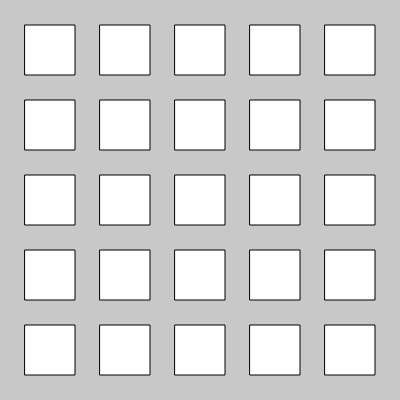
Frame 1 (no input)
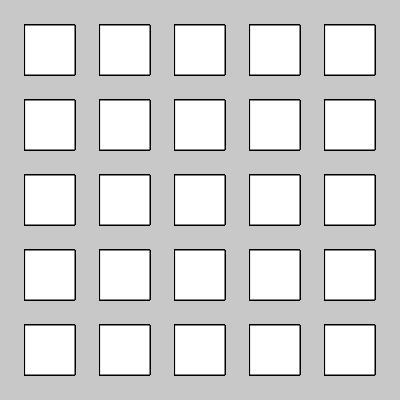
Frame 60 (no input)
Frame 120 (the mouse pressed at the canvas centre since frame 60): identical to frame 60, image omitted

The p5.js sketch that drew these frames (run headless with seeded random() and noise() and a simulated clock; from frame 60 on, the mouse is pressed at the canvas centre):

// p5.js sketch
// ── sketch.js
function setup() {
  createCanvas(400, 400);
  background(200);
}

function draw() {
  // TODO: Comment out the below rectangle functions
  // rect(25, 25, 50, 50);
  // rect(100, 25, 50, 50);
  // rect(175, 25, 50, 50);
  // rect(250, 25, 50, 50);
  // rect(325, 25, 50, 50);

  // TODO: Draw a grid of rectangles using for loops 
  for(let posX = 0; posX < 5; posX++){
    for(let posY = 0; posY < 5; posY++){
      rect(posX * 75 + 25, posY * 75 + 25, 50, 50);
    }
  }
}
